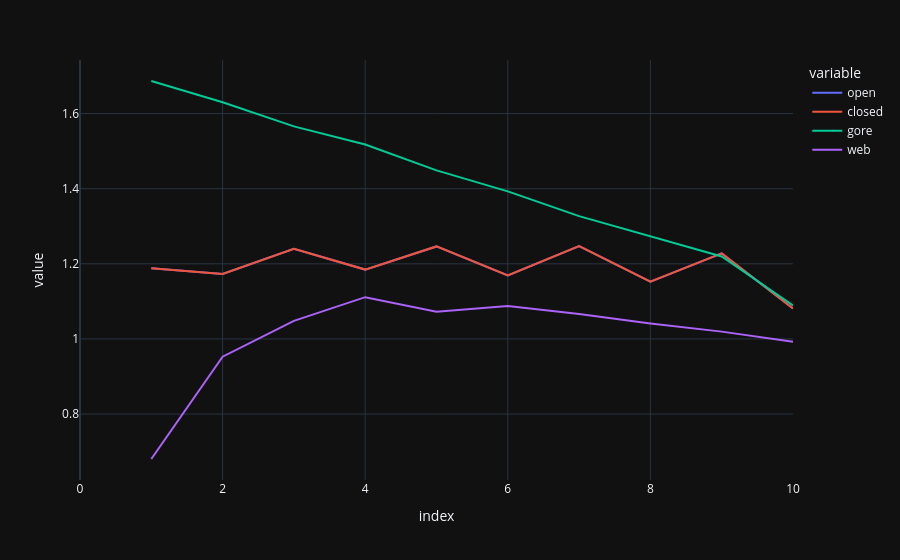

The notebook cell this image was saved under:
### Code cell
px.line(elongations, y=["open", "closed", "gore", "web"])

### Figure 1 — Plotly figure (JSON) as saved in the notebook; plotly's stock layout.template omitted (floating-point values rounded to 4 significant figures)
{"data": [{"hovertemplate": "variable=open<br>index=%{x}<br>value=%{y}<extra></extra>", "legendgroup": "open", "line": {"color": "#636efa", "dash": "solid"}, "marker": {"symbol": "circle"}, "mode": "lines", "name": "open", "orientation": "v", "showlegend": true, "x": [0, 1, 2, 3, 4, 5, 6, 7, 8, 9, 10], "xaxis": "x", "y": [null, 1.188, 1.173, 1.24, 1.185, 1.246, 1.169, 1.247, 1.153, 1.228, 1.081], "yaxis": "y", "type": "scatter"}, {"hovertemplate": "variable=closed<br>index=%{x}<br>value=%{y}<extra></extra>", "legendgroup": "closed", "line": {"color": "#EF553B", "dash": "solid"}, "marker": {"symbol": "circle"}, "mode": "lines", "name": "closed", "orientation": "v", "showlegend": true, "x": [0, 1, 2, 3, 4, 5, 6, 7, 8, 9, 10], "xaxis": "x", "y": [null, 1.188, 1.173, 1.24, 1.185, 1.246, 1.169, 1.247, 1.153, 1.228, 1.081], "yaxis": "y", "type": "scatter"}, {"hovertemplate": "variable=gore<br>index=%{x}<br>value=%{y}<extra></extra>", "legendgroup": "gore", "line": {"color": "#00cc96", "dash": "solid"}, "marker": {"symbol": "circle"}, "mode": "lines", "name": "gore", "orientation": "v", "showlegend": true, "x": [0, 1, 2, 3, 4, 5, 6, 7, 8, 9, 10], "xaxis": "x", "y": [null, 1.687, 1.63, 1.566, 1.518, 1.449, 1.393, 1.327, 1.273, 1.22, 1.089], "yaxis": "y", "type": "scatter"}, {"hovertemplate": "variable=web<br>index=%{x}<br>value=%{y}<extra></extra>", "legendgroup": "web", "line": {"color": "#ab63fa", "dash": "solid"}, "marker": {"symbol": "circle"}, "mode": "lines", "name": "web", "orientation": "v", "showlegend": true, "x": [0, 1, 2, 3, 4, 5, 6, 7, 8, 9, 10], "xaxis": "x", "y": [null, 0.6803, 0.9526, 1.048, 1.111, 1.072, 1.087, 1.067, 1.041, 1.019, 0.9924], "yaxis": "y", "type": "scatter"}], "layout": {"xaxis": {"anchor": "y", "domain": [0.0, 1.0], "title": {"text": "index"}}, "yaxis": {"anchor": "x", "domain": [0.0, 1.0], "title": {"text": "value"}}, "legend": {"title": {"text": "variable"}, "tracegroupgap": 0}, "margin": {"t": 60}}}
